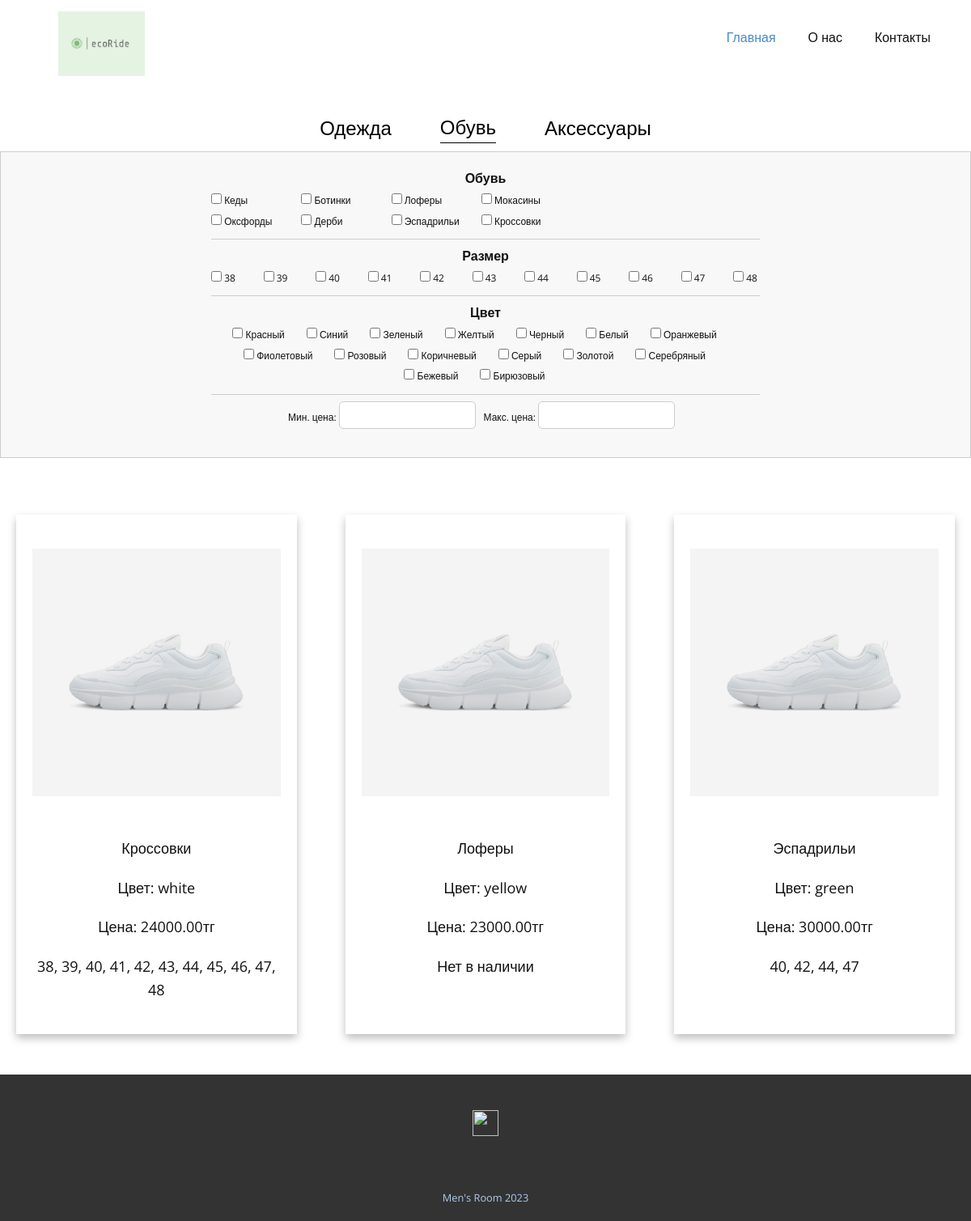
Screenshot of /shoes with the database file from the repository.
### main/models.py (models this page shows, shortened)
class Shoes(models.Model):
    SHOE_CHOICES = [
        ('Кеды', 'Кеды'),
        ('Ботинки', 'Ботинки'),
        ('Лоферы', 'Лоферы'),
        ('Мокасины', 'Мокасины'),
        ('Оксфорды', 'Оксфорды'),
        ('Дерби', 'Дерби'),
        ('Эспадрильи', 'Эспадрильи'),
        ('Кроссовки', 'Кроссовки'),
    ]
    COLOR_CHOICES = [
        ('Красный', 'Красный'),
        ('Синий', 'Синий'),
        ('Зеленый', 'Зеленый'),
        ('Желтый', 'Желтый'),
        ('Черный', 'Черный'),
        ('Белый', 'Белый'),
        ('Оранжевый', 'Оранжевый'),
        ('Фиолетовый', 'Фиолетовый'),
        ('Розовый', 'Розовый'),
        ('Коричневый', 'Коричневый'),
        ('Серый', 'Серый'),
        ('Золотой', 'Золотой'),
        ('Серебряный', 'Серебряный'),
        ('Бежевый', 'Бежевый'),
        ('Бирюзовый', 'Бирюзовый'),
    ]
    SIZE_CHOICES=[
        ('38', '38'),
        ('39', '39'),
        ('40', '40'),
        ('41', '41'),
        ('42', '42'),
        ('43', '43'),
        ('44', '44'),
        ('45', '45'),
        ('46', '46'),
        ('47', '47'),
        ('48', '48')
    ]
    NO_STOCK = ('Нет в наличии', 'Нет в наличии')
    name = models.CharField(max_length=2550, choices=SHOE_CHOICES)
    image = models.ImageField(upload_to='test1/shoes')
    color = models.CharField(max_length=20, choices=COLOR_CHOICES)
    size = MultiSelectField(max_length=200,choices=SIZE_CHOICES + [NO_STOCK])
    price = models.DecimalField(max_digits=150, decimal_places=2)

### main/views.py (the view)
# urls.py: path('shoes', views.shoes, name='shoes'),
def shoes(request):
    shoes_list = Shoes.objects.all()
    filter_form = ShoesFilterForm(request.GET)
    if filter_form.is_valid():
        shoe = filter_form.cleaned_data['shoe_type']
        size = filter_form.cleaned_data['size']
        color = filter_form.cleaned_data['color']
        min_price = filter_form.cleaned_data['min_price']
        max_price = filter_form.cleaned_data['max_price']
        if shoe:
            shoes_list = shoes_list.filter(name__in=shoe)
        if size:
            selected_sizes = list(size)
            q = Q()
            for selected_size in selected_sizes:
                q |= Q(size__contains=selected_size)
            shoes_list = shoes_list.filter(q)
        if color:
            shoes_list = shoes_list.filter(color__in=color)
        if min_price:
            shoes_list= shoes_list.filter(price__gte=min_price)
        if max_price:
            shoes_list = shoes_list.filter(price__lte=max_price)
    return render(request, 'shoes.html', {'shoes_list': shoes_list,'filter_form': filter_form})

### main/forms.py
class ShoesFilterForm(forms.Form):
    shoe_type = forms.MultipleChoiceField(choices=Shoes.SHOE_CHOICES, required=False, widget=forms.CheckboxSelectMultiple)
    size = forms.MultipleChoiceField(choices=Shoes.SIZE_CHOICES, required=False, widget=forms.CheckboxSelectMultiple)
    color = forms.MultipleChoiceField(choices=Shoes.COLOR_CHOICES, required=False, widget=forms.CheckboxSelectMultiple)
    min_price = forms.DecimalField(required=False)
    max_price = forms.DecimalField(required=False)

### main/templates/shoes.html (shortened to what this page needs)
{% extends 'navbar.html' %}
{% block content %}
<div class="catalog">
  <a href="/clothing">Одежда</a>
  <a href="/shoes" class="lineqwer">Обувь</a>
  <a href="/access">Аксессуары</a>
</div>
<div class="filter-container" style="margin-bottom: 70px;margin-top: 0px;">
  <form method="GET" id="filter-form" class="filter-form">
    <div class="header">Обувь</div>
    <div class="form-group" >
      {{ filter_form.shoe_type }}
    </div>
    <hr>
    <div class="header">Размер</div>
    <div class="form-group">
      {{ filter_form.size }}
    </div>
    <hr>
    <div class="header">Цвет</div>
    <div class="form-group">
      {{ filter_form.color }}
    </div>
    <hr>
    <div class="form-group" id="aza">
      <label for="min-price" >Мин.  цена:</label>
      {{ filter_form.min_price }}
      <label for="max-price">Макс. цена:</label>
      {{ filter_form.max_price }}
    </div>
  </form>
</div>
{% for shoe in shoes_list %}
{% if forloop.counter0|divisibleby:3 %}
<div class="catalog-container">
<div class="container">
{% endif %}
<div class="item">
<img class="clothing-image" src="{{ shoe.image.url }}" alt="{{ shoe.name }} image">
<p class="name">{{ shoe.name }}</p>
<p class="color">Цвет: {{ shoe.color }}</p>
<p class="price">Цена: {{ shoe.price }}тг</p>
<p class="size">{{ shoe.get_size_display }}</p>
</div>
{% if forloop.counter|divisibleby:3 or forloop.last %}
</div>
</div>
{% endif %}
{% empty %}
<div class="catalog-container">
  <div style="background-color: #ff6961; color: #fff; font-size: 20px; padding: 10px;text-align: center;">
    Извините, этой обуви нет в каталоге.
</div>
</div>
{% endfor %}
<footer class="u-clearfix u-footer u-grey-80" id="sec-48ca"><div class="u-clearfix u-sheet u-sheet-1">
  <div class="u-align-left u-social-icons u-spacing-10 u-social-icons-1">
    <a class="u-social-url" title="instagram" target="_blank" href="https://www.instagram.com/mensroom.kz/"><span class="u-file-icon u-icon u-social-icon u-social-instagram u-text-white u-icon-1"><img src="/static/main/images/1384031.png" alt=""></span>
    </a>
  </div>
</div></footer>
<section class="u-backlink u-clearfix u-grey-80">
  <a>
    <span>Men's Room 2023</span>
  </a>
</section>
{% endblock %}

### main/templates/navbar.html (shortened to what this page needs)
{% load static %}
<!DOCTYPE html>
<html style="font-size: 16px;" lang="ru"><head>
    <link rel="stylesheet" href="{% static 'main/css/nicepage.css' %}">
    <link rel="stylesheet" href="{% static 'main/css/Главная.css' %}">
    <link rel="stylesheet" href="{% static 'main/css/intlTelInput.css' %}">
    <link rel="stylesheet" href="{% static 'main/css/catalog.css' %}">
    <link rel="stylesheet" href="https://code.jquery.com/ui/1.13.0/themes/smoothness/jquery-ui.css">
  <meta data-intl-tel-input-cdn-path="intlTelInput/"></head>
  <body data-home-page="Главная.html" data-home-page-title="Главная" class="u-body u-xl-mode" data-lang="ru"><header class="u-clearfix u-header u-header" id="sec-1291"><div class="u-clearfix u-sheet u-sheet-1">
        <nav class="u-menu u-menu-one-level u-offcanvas u-menu-1">
          <div class="u-custom-menu u-nav-container">
            <ul class="u-nav u-unstyled u-nav-1"><li class="u-nav-item"><a class="u-button-style u-nav-link u-text-active-palette-1-base u-text-hover-palette-2-base" href="/" style="padding: 10px 20px;">Главная</a>
</li><li class="u-nav-item"><a class="u-button-style u-nav-link u-text-active-palette-1-base u-text-hover-palette-2-base" href="О-нас.html" style="padding: 10px 20px;">О нас</a>
</li><li class="u-nav-item"><a class="u-button-style u-nav-link u-text-active-palette-1-base u-text-hover-palette-2-base" href="Контакты.html" style="padding: 10px 20px;">Контакты</a>
</li></ul>
          </div>
        </nav>
       <img class="u-image u-image-contain u-image-default u-image-1" src="{% static 'main/images/2023-11-10 23.09.13.jpg' %}" alt="" data-image-width="584" data-image-height="191">
      </div></header>
      {% block content %}
      {% endblock %}

### main/static/main/css/catalog.css (style rules this page uses)
.container { display: flex; flex-wrap: wrap; max-width: 1500px; margin: 0 auto; padding: 0 20px; font-size: 16px; }
.item { width: calc(33.33% - 40px); margin-bottom: 50px; box-shadow: 0 5px 10px rgba(0, 0, 0, 0.259); padding: 20px; text-align: center; min-height: 200px; margin-right: 60px; box-sizing: border-box; }
.item:last-child { margin-right: 0; }
.item img.clothing-image { max-width: 100%; height: 350px; object-fit: contain; }
.filter-form { max-width: 100vw; padding-left: 20vw; padding-right: 20vw; margin: 0 auto; }
.form-group { display: flex; align-items: center; flex-wrap: wrap; margin-bottom: 10px; }
label { margin-right: 3px; font-size: 12px; }
.form-group select, .form-group input[type="number"] { padding: 5px; border: 1px solid #ccc; border-radius: 5px; font-size: 14px; margin-right: 10px; margin-bottom: 5px; }
hr { border: none; border-bottom: 1px solid #ccc; }
.filter-container { width: 100%; box-sizing: border-box; padding: 20px; background-color: #f8f8f8; border: 1px solid #ccc; }
.catalog { display: flex; flex-wrap: wrap; justify-content: center; align-items: center; height: auto; }
.catalog a { margin: 10px; font-size: 24px; text-decoration: none; color: #000000; }
.catalog a + a { margin-left: 50px; }
.lineqwer { border-bottom: 1px solid #000000; }
.catalog-container { opacity: 0; animation: fade-in 1.5s forwards; }
#id_shoe_type { display: grid; grid-template-columns: 1fr 1fr 1fr 1fr; }
#id_shoe_type div { margin-right: 2vw; }
#id_size { width: 100vw; display: flex; justify-content: space-between; }
#id_color { display: flex; justify-content: center; flex-wrap: wrap; }
#id_color div { margin-right: 2vw; }
.header { text-align: center; font-weight: bold; margin-bottom: 3rvh; }
#aza { display: flex; justify-content: center; }

### rows the page displays
Shoes: image (picture), name "Кроссовки", color "white", price "24000.00", size "38, 39, 40, 41, 42, 43, 44, 45, 46, 47, 48"
Shoes: image (picture), name "Лоферы", color "yellow", price "23000.00", size "Нет в наличии"
Shoes: image (picture), name "Эспадрильи", color "green", price "30000.00", size "40, 42, 44, 47"
